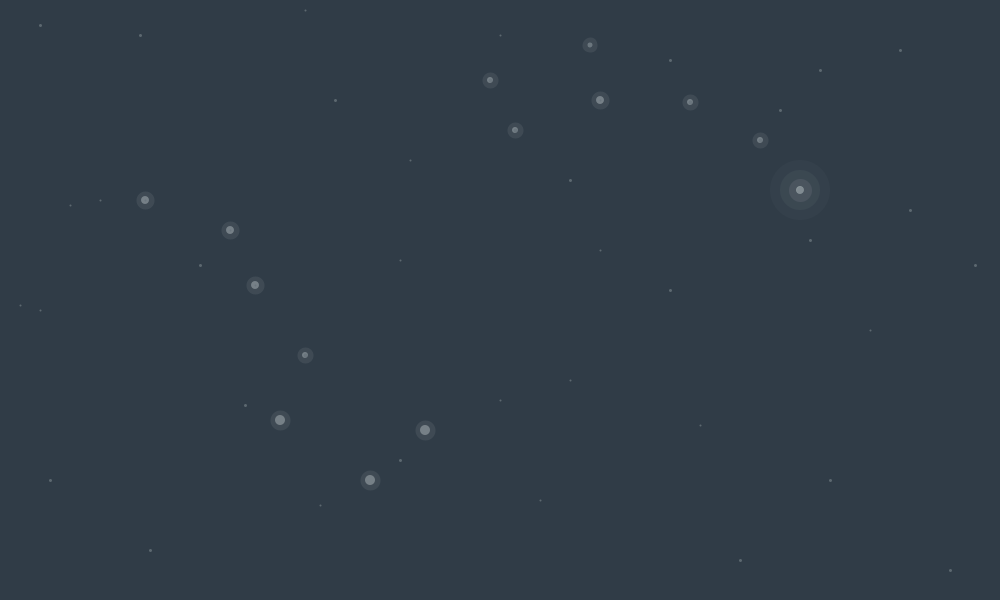
Frame 1 (no input)
Frame 60 (the mouse pressed at the canvas centre just before this capture): identical to frame 1, image omitted
Frame 120 (the mouse held since frame 60 and released just before this capture): identical to frame 1, image omitted

The Processing sketch that drew this single still picture (run headless with seeded random() and noise(); from frame 60 on, the mouse is pressed at the canvas centre):

// Processing sketch: teresa_night_illuminate
// ── teresa_night_illuminate.pde
int shootingX = 100;
int shootingY = 200;
int shootingX2 = 900;
int shootingY2 = 300;
int shootstroke = 0;
int shootstroke2 = 0;

void setup(){
size(1000, 600);
background(48, 60, 71);

//stars 1
stroke(236, 246, 245, 60);
strokeWeight(2);
point(100, 200);
point(70, 205);
point(20, 305);
point(305, 10);
point(500, 35);
point(40, 310);
point(400, 260);
point(320, 505);
point(500, 400);
point(410, 160);
point(570, 380);
point(700, 425);
point(540, 500);
point(600, 250);
point(870, 330);

//stars 2
strokeWeight(3);
point(830, 480);
point(810, 240);
point(910, 210);
point(780, 110);
point(335, 100);
point(245, 405);
point(40, 25);
point(670, 60);
point(900, 50);
point(820, 70);
point(570, 180);
point(400, 460);
point(50, 480);
point(740, 560);
point(140, 35);
point(200, 265);
point(975, 265);
point(150, 550);
point(950, 570);
point(670, 290);


//constellations
stroke(236, 246, 245, 20);
strokeWeight(10);
fill(236, 246, 245, 80);

//ursa major
//1
ellipse(145, 200, 8, 8);
//2
ellipse(230, 230, 8, 8);
//3
ellipse(255, 285, 8, 8);
//4
ellipse(305, 355, 6, 6);
//5
ellipse(280, 420, 10, 10);
//6
ellipse(370, 480, 10, 10);
//7
ellipse(425, 430, 10, 10);

//ursa minor
//8
ellipse(490, 80, 6, 6);
//9
ellipse(590, 45, 5, 5);
//10
ellipse(515, 130, 6, 6);
//11
ellipse(600, 100, 8, 8);
//12
ellipse(690, 102, 6, 6);
//13
ellipse(760, 140, 6, 6);

//polaris 
fill(236, 246, 245, 100);
strokeWeight(15);
ellipse(800, 190, 8, 8);
noStroke();
fill(236, 246, 245, 10);
ellipse(800, 190, 40, 40);
fill(236, 246, 245, 5);
ellipse(800, 190, 60, 60);
}


void draw(){
fill(236, 246, 245, 10);
noStroke();

//ursa major glow
//1
if(mouseX>=125 && mouseX<165 && mouseY>=180 && mouseY<220){
  ellipse(145, 200, 8, 8);
}
//2
if(mouseX>=210 && mouseX<250 && mouseY>=210 && mouseY<250){
  ellipse(230, 230, 8, 8);
}
//3
if(mouseX>=225 && mouseX<275 && mouseY>=265 && mouseY<305){
  ellipse(255, 285, 8, 8);
}
//4
if(mouseX>=285 && mouseX<325 && mouseY>=335 && mouseY<375){
  ellipse(305, 355, 6, 6);
}
//5
if(mouseX>=260 && mouseX<300 && mouseY>=400 && mouseY<440){
  ellipse(280, 420, 10, 10);
}
//6
if(mouseX>=350 && mouseX<390 && mouseY>=460 && mouseY<500){
  ellipse(370, 480, 10, 10);
}
//7
if(mouseX>=405 && mouseX<445 && mouseY>=410 && mouseY<450){
  ellipse(425, 430, 10, 10);
}

//ursa minor glow
//8
if(mouseX>=470 && mouseX<510 && mouseY>=60 && mouseY<100){
  ellipse(490, 80, 6, 6);
}
//9
if(mouseX>=570 && mouseX<610 && mouseY>=25 && mouseY<65){
  ellipse(590, 45, 6, 6);
}
//10
if(mouseX>=495 && mouseX<535 && mouseY>=110 && mouseY<150){
  ellipse(515, 130, 6, 6);
}
//11
if(mouseX>=580 && mouseX<620 && mouseY>=80 && mouseY<120){
  ellipse(600, 100, 6, 6);
}
//12
if(mouseX>=670 && mouseX<710 && mouseY>=82 && mouseY<122){
  ellipse(690, 102, 6, 6);
}
//13
if(mouseX>=740 && mouseX<780 && mouseY>=120 && mouseY<160){
  ellipse(760, 140, 6, 6);
}
//Polaris
if(mouseX>=780 && mouseX<820 && mouseY>=170 && mouseY<210){
  ellipse(800, 190, 8, 8);
}


//surprise shooting star right
stroke(236, 246, 245, shootstroke);
strokeWeight(3);
if(mouseX>=900 && mouseX<width && mouseY>=500 && mouseY<height){
  point(shootingX, shootingY);
  shootingX = shootingX + 5;
  shootingY = shootingY + 2;
  shootstroke = shootstroke + 1;
}  


//surprise shooting star left
stroke(236, 246, 245, shootstroke2);
strokeWeight(3);
if(mouseX>0 && mouseX<=100 && mouseY>=500 && mouseY<height){
  point(shootingX2, shootingY2);
  shootingX2 = shootingX2 - 5;
  shootingY2 = shootingY2 + 2;
  shootstroke2 = shootstroke2 + 1;
} 

}
